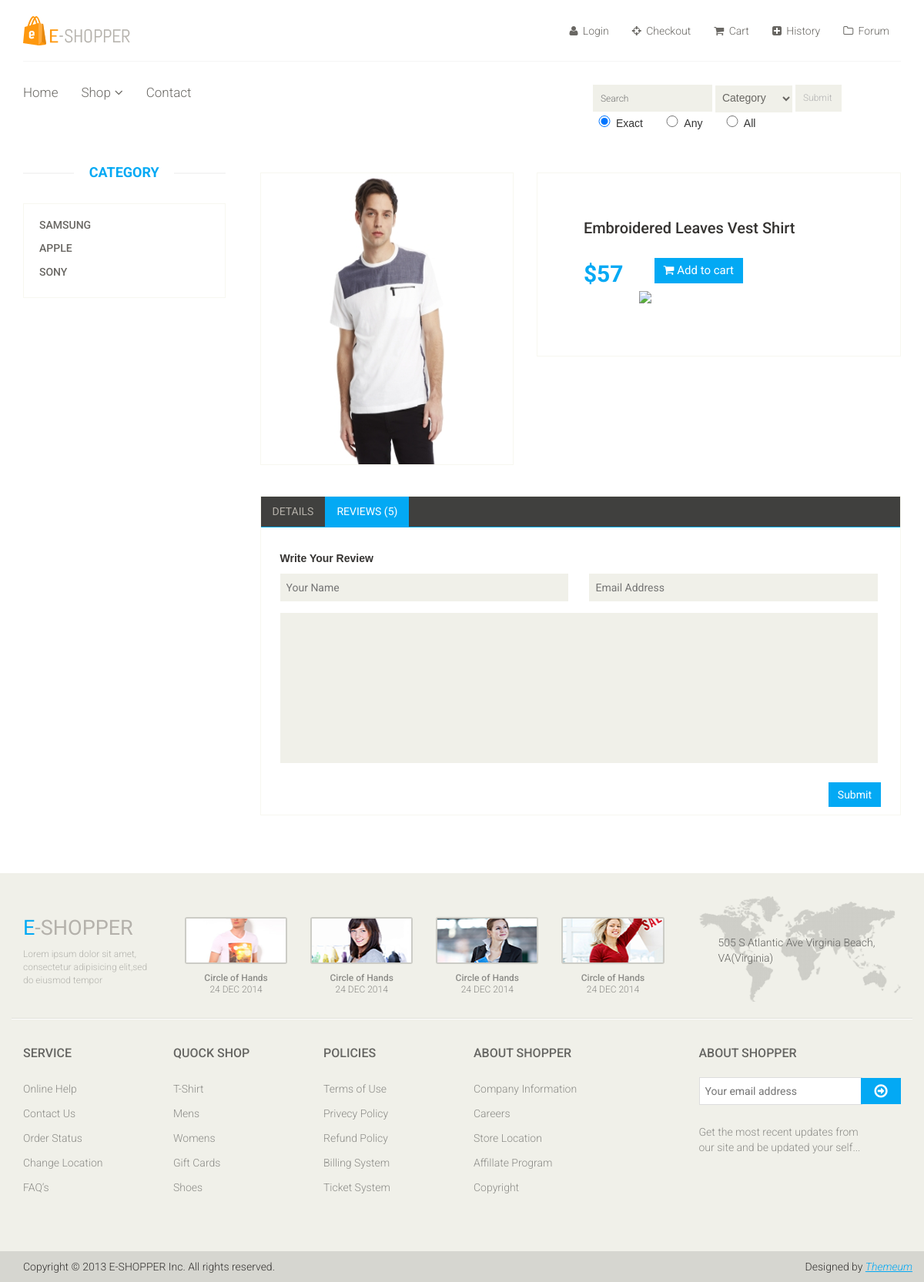
Page /product-details.php?index=5 on the committed database.
### tables this page shows
CREATE TABLE IF NOT EXISTS `category` (
  `ID` int(11) NOT NULL,
  `Name` varchar(15) NOT NULL
);

CREATE TABLE IF NOT EXISTS `item` (
  `ID` int(11) NOT NULL,
  `Name` varchar(45) DEFAULT NULL,
  `price` int(11) DEFAULT NULL,
  `image` varchar(100) DEFAULT NULL,
  `category` text NOT NULL,
  `Detail` varchar(1000) NOT NULL
);

### product-details.php (the view, shortened to what this page needs)
<?php
   include("header.php");
?>
<body>
	<section>
		<div class='container'>
			<div class='row'>
				<?php
                    include("sidebar.php");
                ?>
				<div class='col-sm-9 padding-right'>
					<div class='product-details'>
						<?php
							$i = $_REQUEST["index"];
							$sel=mysql_query("select * from item where ID = '$i'");
							$image = mysql_result($sel,0,"image");
							$name = mysql_result($sel,0,"Name");
							$price = mysql_result($sel,0,"price");
							$detail = mysql_result($sel,0,"Detail");
							echo("
							<div class='col-sm-5'>
								<div class='view-product'>
									<img src='$image' alt='' />
								</div>
							</div>
							<div class='col-sm-7'>
								<div id ='d1' class='product-information'>
									<h2>$name</h2>
									<span>
										<span>$$price</span>
										<button id='btaddtocart'  type='button' onclick='addtocart();' class='btn btn-fefault cart'>
											<i class='fa fa-shopping-cart'></i>
											Add to cart
										</button><br>
										<a target=\"_blank\" href=\"https://www.nganluong.vn/button_payment.php?receiver=(Email chính tài khoản nhận tiền)&product_name=(Mã đơn đặt hàng)&price=(Tổng giá trị)&return_url=(URL thanh toán thành công)&comments=(Ghi chú về đơn hàng)\" ><img src=\"https://www.nganluong.vn/data/images/buttons/11.gif\"  border=\"0\" /></a>
									</span>
								</div>
							</div>
						</div>
					<div class='category-tab shop-details-tab'>
						<div class='col-sm-12'>
							<ul class='nav nav-tabs'>
								<li><a href='#details' data-toggle='tab'>Details</a></li>
								<li class='active'><a href='#reviews' data-toggle='tab'>Reviews (5)</a></li>
							</ul>
						</div>
						<div class='tab-content'>
							<div class='tab-pane fade' id='details' >
								$detail
							</div>
						");
						?>
							<?php
								include("comment.php");
							?>
						</div>
					</div>
				</div>
			</div>
		</div>
	</section>
</body>
<?php
   include("footer.php");
?>

### sidebar.php (shortened to what this page needs)
<div class='col-sm-3'>
	<div class='left-sidebar'>
		<h2>Category</h2>
		<div class='panel-group category-products' id='accordian'>
			<?php
				$sel = mysql_query("select * from category");
				while($arr=mysql_fetch_array($sel))
				{
					$name = $arr["Name"];
					echo "
						<div class='panel panel-default'>
							<div class='panel-heading'>
								<h4 class='panel-title'><a href='shop.php?cat=$name&i=1'>$name</a></h4>
							</div>
						</div>
					";
				}
			?>
		</div>
	</div>
</div>

### css/main.css (style rules this page uses)
body { font-family: 'Tahoma', sans-serif; background:; position: relative; font-weight:400px; }
ul li { list-style: none; }
a { -webkit-transition: 300ms; -moz-transition: 300ms; -o-transition: 300ms; transition: 300ms; }
h1, h2, h3, h4, h5, h6 { font-family: 'Roboto', sans-serif; }
.category-products { border: 1px solid #F7F7F0; margin-bottom: 35px; padding-bottom: 20px; padding-top: 15px; }
.left-sidebar h2, .brands_products h2 { color: #03a9f4; font-family: 'Roboto', sans-serif; font-size: 18px; font-weight: 700; margin: 0 auto 30px; text-align: center; text-transform: uppercase; position: relative; z-index:3; }
.left-sidebar h2:after, h2.title:after { content: " "; position: absolute; border: 1px solid #f5f5f5; bottom:8px; left: 0; width: 100%; height: 0; z-index: -2; }
.left-sidebar h2:before { content: " "; position: absolute; background: #fff; bottom: -6px; width: 130px; height: 30px; z-index: -1; left: 50%; margin-left: -65px; }
.category-products .panel { background-color: #FFFFFF; border: 0px; border-radius: 0px; box-shadow:none; margin-bottom: 0px; }
.category-products .panel-default .panel-heading { background-color: #FFFFFF; border: 0 none; color: #FFFFFF; padding: 5px 20px; }
.category-products .panel-default .panel-heading .panel-title a { color: #696763; font-family: 'Roboto', sans-serif; font-size: 14px; text-decoration: none; text-transform: uppercase; }
.padding-right { padding-right: 0; }
.category-tab { overflow: hidden; }
.category-tab ul { background: #40403E; border-bottom: 1px solid #03a9f4; list-style: none outside none; margin: 0 0 30px; padding: 0; width: 100%; }
.category-tab ul li a { border: 0 none; border-radius: 0; color: #B3AFA8; display: block; font-family: 'Roboto', sans-serif; font-size: 14px; text-transform: uppercase; }
.nav-tabs li.active a, .nav-tabs li.active a:hover, .nav-tabs li.active a:focus { -moz-border-bottom-colors: none; -moz-border-left-colors: none; -moz-border-right-colors: none; -moz-border-top-colors: none; background-color: #03a9f4; border:0px; color: #FFFFFF; cursor: default; margin-right:0; margin-left:0; }
.nav-tabs li a { border: 1px solid rgba(0, 0, 0, 0); border-radius: 4px 4px 0 0; line-height: 1.42857; margin-right:0; }
.product-details { overflow:hidden; }
.product-details { margin-bottom: 40px; overflow: hidden; margin-top: 10px; }
.view-product { position: relative; }
.view-product img { border: 1px solid #F7F7F0; height: 380px; width: 100%; }
.product-information { border: 1px solid #F7F7F0; overflow: hidden; padding-bottom: 60px; padding-left: 60px; padding-top: 60px; position: relative; }
.product-information h2 { color: #363432; font-family: 'Roboto', sans-serif; font-size: 20px; margin-top: 0; }
.product-information span { display: inline-block; margin-bottom: 8px; margin-top: 18px; }
.product-information span span { color: #03a9f4; float: left; font-family: 'Roboto', sans-serif; font-size: 30px; font-weight: 700; margin-right: 20px; margin-top: 0px; }
.cart { background: #03a9f4; border: 0 none; border-radius: 0; color: #FFFFFF; font-family: 'Roboto', sans-serif; font-size: 15px; margin-bottom: 10px; margin-left: 20px; }
.shop-details-tab { border: 1px solid #F7F7F0; margin-bottom: 75px; margin-left: 15px; margin-right: 15px; padding-bottom: 10px; }
.shop-details-tab .col-sm-12 { padding-left: 0; padding-right: 0; }

### rows in the picture
category: Name "SAMSUNG"
category: Name "APPLE"
category: Name "SONY"
item: image (picture), Name "Embroidered Leaves Vest Shirt", price "57"
